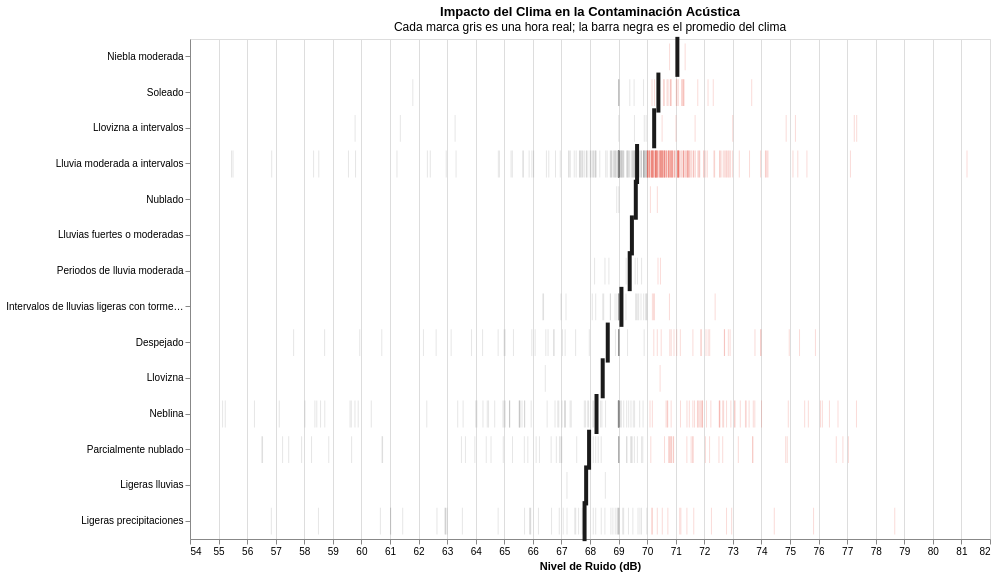

Notebook code for this chart:
### Code cell
import altair as alt
import pandas as pd

# 1. Configuración de estilo
alt.theme.enable('fivethirtyeight')

# --- CONSTRUCCIÓN DEL GRÁFICO (Strip Plot) ---

base = alt.Chart(df_final).encode(
    y=alt.Y('Clima:N', title=None, sort='-x'), # Ordenamos climas por nivel de ruido
    x=alt.X('Medición (dB):Q', title='Nivel de Ruido (dB)', scale=alt.Scale(zero=False))
)

# Capa 1: Nube de todos los puntos (pequeños y transparentes)
puntos_fondo = base.mark_tick(opacity=0.2, color='gray').encode(
    color=alt.condition(
        'datum["Medición (dB)"] > 70', # Resaltamos los puntos ruidosos
        alt.value('#e74c3c'),
        alt.value('gray')
    )
)

# Capa 2: Barra gruesa que marca el promedio de cada clima
barras_promedio = base.mark_tick(color='#1a1a1a', thickness=4, size=40).encode(
    x='mean(Medición (dB)):Q',
    tooltip=[
        alt.Tooltip('Clima'),
        alt.Tooltip('mean(Medición (dB)):Q', format='.1f', title='Ruido Promedio (dB)')
    ]
)

# Unimos y damos título
grafico_clima_impacto = (puntos_fondo + barras_promedio).properties(
    width=800, height=500,
    title=alt.TitleParams(
        "Impacto del Clima en la Contaminación Acústica", 
        subtitle="Cada marca gris es una hora real; la barra negra es el promedio del clima"
    )
)

grafico_clima_impacto.display()

### Figure 1 — Vega-Lite specification as saved in the notebook (floating-point values rounded to 4 significant figures; data arrays with more than 128 entries replaced by an {"elided": "..."} marker saying what was removed)
{"usermeta": {"embedOptions": {"theme": "fivethirtyeight"}}, "config": {"view": {"continuousWidth": 300, "continuousHeight": 300}}, "layer": [{"mark": {"type": "tick", "color": "gray", "opacity": 0.2}, "encoding": {"color": {"condition": {"test": "datum[\"Medición (dB)\"] > 70", "value": "#e74c3c"}, "value": "gray"}, "x": {"field": "Medición (dB)", "scale": {"zero": false}, "title": "Nivel de Ruido (dB)", "type": "quantitative"}, "y": {"field": "Clima", "sort": "-x", "title": null, "type": "nominal"}}}, {"mark": {"type": "tick", "color": "#1a1a1a", "size": 40, "thickness": 4}, "encoding": {"tooltip": [{"field": "Clima", "type": "nominal"}, {"aggregate": "mean", "field": "Medición (dB)", "format": ".1f", "title": "Ruido Promedio (dB)", "type": "quantitative"}], "x": {"aggregate": "mean", "field": "Medición (dB)", "type": "quantitative"}, "y": {"field": "Clima", "sort": "-x", "title": null, "type": "nominal"}}}], "data": {"name": "data-cb97ebce28b581e8bb95a20121e19d5b"}, "height": 500, "title": {"text": "Impacto del Clima en la Contaminación Acústica", "subtitle": "Cada marca gris es una hora real; la barra negra es el promedio del clima"}, "width": 800, "$schema": "https://vega.github.io/schema/vega-lite/v6.1.0.json", "datasets": {"data-cb97ebce28b581e8bb95a20121e19d5b": {"elided": "744 records"}}}
